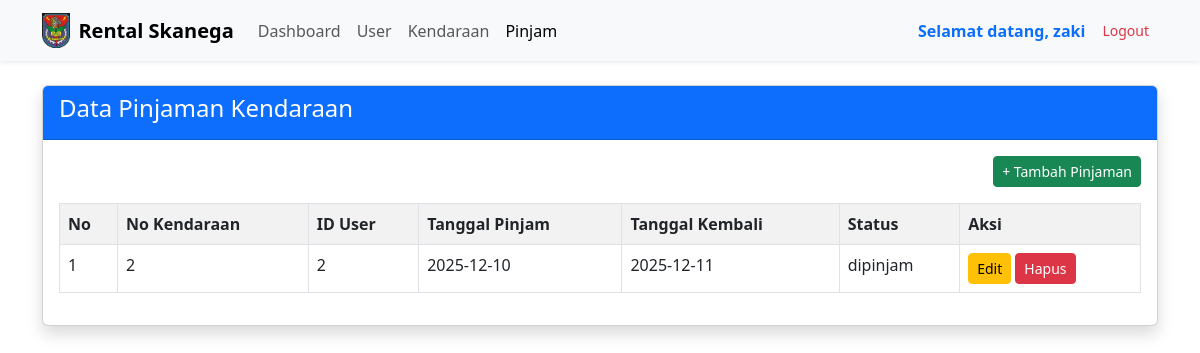
Screenshot of /admin/pinjam.php (signed in) with the database file from the repository.
### tables this page shows
CREATE TABLE `pinjam` (
  `pinjam_id` int(11) NOT NULL,
  `kendaraan_nomor` int(20) NOT NULL,
  `user_id` int(11) DEFAULT NULL,
  `tgl_pinjam` date DEFAULT NULL,
  `tgl_kembali` date DEFAULT NULL,
  `pinjam_status` enum('dipinjam','kembali') DEFAULT 'dipinjam'
);

### admin/pinjam.php (the view, shortened to what this page needs)
<?php include "header4.php"; ?>
<?php include "../koneksi.php"; ?>
<!DOCTYPE html>
<html>
<head>
    <link href="https://cdn.jsdelivr.net/npm/bootstrap@5.3.0/dist/css/bootstrap.min.css" rel="stylesheet">
</head>
<body>
<div class="container mt-4">
    <div class="card shadow">
        <div class="card-header bg-primary text-white">
            <h4>Data Pinjaman Kendaraan</h4>
        </div>
        <div class="card-body">
            <a href="pinjam_tambah.php" class="btn btn-success btn-sm float-end mb-3">+ Tambah Pinjaman</a>
            <table class="table table-bordered table-striped">
                <tr>
                    <th>No</th>
                    <th>No Kendaraan</th>
                    <th>ID User</th>
                    <th>Tanggal Pinjam</th>
                    <th>Tanggal Kembali</th>
                    <th>Status</th>
                    <th>Aksi</th>
                </tr>
                <?php
                $no = 1;
                $data = mysqli_query($koneksi, "SELECT * FROM pinjam");
                while($p = mysqli_fetch_array($data)){
                ?>
                <tr>
                    <td><?= $no++; ?></td>
                    <td><?= $p['kendaraan_nomor']; ?></td>
                    <td><?= $p['user_id']; ?></td>
                    <td><?= $p['tgl_pinjam']; ?></td>
                    <td><?= $p['tgl_kembali']; ?></td>
                    <td><?= $p['pinjam_status']; ?></td>
                    <td>
                        <a href="pinjam_edit.php?id=<?= $p['pinjam_id']; ?>" class="btn btn-warning btn-sm">Edit</a>
                        <a onclick="return confirm('Hapus pinjaman ini?');"
                           href="pinjam_hapus.php?id=<?= $p['pinjam_id']; ?>"
                           class="btn btn-danger btn-sm">Hapus</a>
                    </td>
                </tr>
                <?php } ?>
            </table>
        </div>
    </div>
</div>
</body>
</html>

### rows the page displays
pinjam: kendaraan_nomor "2", user "2", tgl_pinjam "2025-12-10", tgl_kembali "2025-12-11", pinjam_status "dipinjam"

### other values shown
$_SESSION['username'] "zaki"
